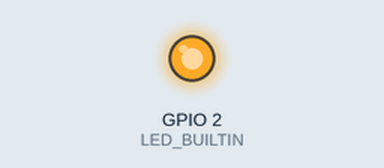
Recording of a sketch running on a simulated ESP32. Parts: output pins drawn as LEDs (lit = HIGH). WiFi joins after 1.5 s; servers stay silent unless stated; what the sketch prints to the serial monitor is not drawn.

Above: at 4.0 s.
At 9.0 s:
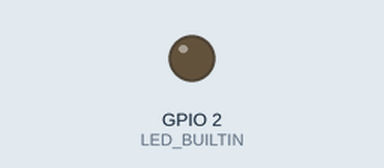
Timing chart, 0 to 14.5 s (numbered marks = the images above):
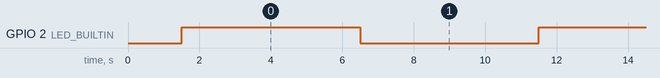

The sketch:

OTA_async.ino
```cpp
#include <WiFi.h>
#include <AsyncTCP.h>
#include <ESPAsyncWebServer.h>
#include <AsyncElegantOTA.h>

const char* ssid = "Umer rice mill";
const char* password = "Premier1";

AsyncWebServer server(80);

#define LED_BUILTIN 2

void setup(void) {
  Serial.begin(115200);
  WiFi.mode(WIFI_STA);
  WiFi.begin(ssid, password);
  Serial.println("");

  // Wait for connection
  while (WiFi.status() != WL_CONNECTED) {
    delay(500);
    Serial.print(".");
  }
  Serial.println("");
  Serial.print("Connected to ");
  Serial.println(ssid);
  Serial.print("IP address: ");
  Serial.println(WiFi.localIP());

  server.on("/", HTTP_GET, [](AsyncWebServerRequest *request) {
    request->send(200, "text/plain", "Hi! I am ESP32.");
  });

  AsyncElegantOTA.begin(&server);    // Start ElegantOTA
  server.begin();
  Serial.println("HTTP server started");

  pinMode(LED_BUILTIN, OUTPUT);

}

void loop(void) {
  digitalWrite(LED_BUILTIN, HIGH);   // turn the LED on (HIGH is the voltage level)
  delay(5000);                       // wait for a second
  digitalWrite(LED_BUILTIN, LOW);    // turn the LED off by making the voltage LOW
  delay(5000);                       // wait for a second

  AsyncElegantOTA.loop();

}
```

Measured:
- by itself, GPIO 2 (LED_BUILTIN): alternates HIGH for 5.0 s and LOW for 5.0 s
